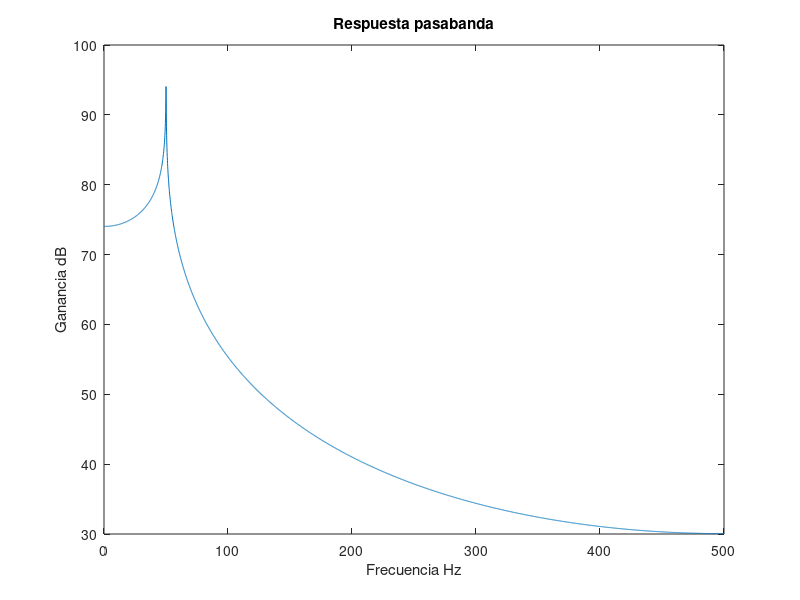

The MATLAB source for this figure:
%--- Especificaciones del filtro
fc = 50;   %50Herts
fs = 1000; %1KHz
BT = 1;     %1Hz


%----- frecuencias digitales
%BT_d = BT/fs;  %=0.001
fc_d = 2*fc/fs;  %=0.05

%-------- Cantidad de taps
% M = 8/BT = 8000 ---> Uso 8001
M = 8001;

%------ Generacion funcion sinc pasa bajos
h_pb = zeros(M,1);
h_pb_aux = zeros((M-1)/2 + 1,1);

for i=1:((M-1)/2)+1
    h_pb_aux(i)  = sinc( (i-1)*fc_d );
end

k=M/2+0.5;
for i=1 : (M-1)/2 
     h_pb(i) = h_pb_aux(k);
     k=k-1;
end

k=M/2+0.5;
for i=1 : ((M-1)/2)
     h_pb(k) = h_pb_aux(i);
     k=k+1;
end

%creo a Filtro pasa altos
h_pa = zeros(M,1);       %Inicializacion del filtro pasa altos normalizado

%Genero delta(n) retardado
Retardo = zeros(k);
Retardo(M/2+0.5)=1;

for i=1 : k 
        h_pa(i) = Retardo(i) - h_pb(i);
end


%------ Generacion del kernel del pasa bajos
vent = blackman(M);
for i=1:M
    h_pb(i) = h_pb(i)*vent(i);
    h_pa(i) = h_pa(i)*vent(i);
end

%----- generacion del kernel del pasa banda
h_pasabanda = conv(h_pb,h_pa);

%busco respuesta en frecuencia
K=8000;
H_pasabanda = fft(h_pasabanda,K);

%Paso a frecuencia digital
Y_pasabanda = zeros(K/2,1);
X = zeros(K/2,1);

for i=1 : (K/2-1)
    Y_pasabanda(i,1) = H_pasabanda(i);
end

for i=1 : (K/2-1)
    X(i,1) = i*1000/K;
end

%Grafico superposicion de pasabajos y pasa altos
figure
plot( X, 20*log(abs(Y_pasabanda)));
xlabel('Frecuencia Hz')
ylabel('Ganancia dB')
title('Respuesta pasabanda')















 


